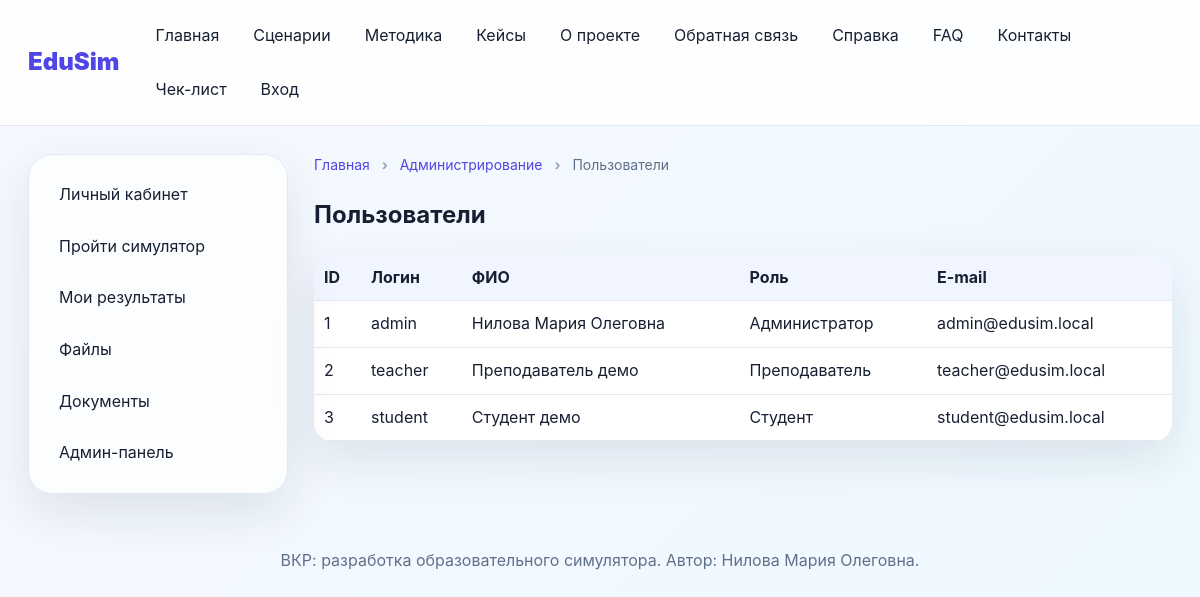
Page /admin/users (signed in) on the committed database.
### tables this page shows
CREATE TABLE users (id INTEGER PRIMARY KEY AUTOINCREMENT, username TEXT UNIQUE NOT NULL, password_hash TEXT NOT NULL, full_name TEXT NOT NULL, email TEXT NOT NULL, role_id INTEGER NOT NULL REFERENCES roles(id), created_at TEXT NOT NULL, is_active INTEGER NOT NULL DEFAULT 1);

CREATE TABLE roles (id INTEGER PRIMARY KEY AUTOINCREMENT, code TEXT UNIQUE NOT NULL, name TEXT NOT NULL, description TEXT NOT NULL);

### edusim/routes_admin.py (the view)
@admin_bp.route('/users')
@roles_required('admin')
def users():
    rows = get_db().execute('SELECT u.*, r.name AS role_name FROM users u JOIN roles r ON r.id=u.role_id ORDER BY u.id').fetchall()
    return render_template('admin/users.html', users=rows, breadcrumbs=[('Главная', '/'), ('Администрирование', url_for('admin.dashboard')), ('Пользователи', None)])

### edusim/database.py (called while the page is built)
def get_db():
    if 'db' not in g:
        path = Path(current_app.config['DATABASE_PATH'])
        path.parent.mkdir(parents=True, exist_ok=True)
        g.db = sqlite3.connect(path)
        g.db.row_factory = sqlite3.Row
    return g.db

### edusim/security.py (called while the page is built)
def current_user():
    user_id = session.get('user_id')
    if not user_id:
        return None
    return get_db().execute('SELECT u.*, r.code AS role_code, r.name AS role_name FROM users u JOIN roles r ON r.id=u.role_id WHERE u.id=?', (user_id,)).fetchone()

def roles_required(*roles):
    def decorator(view):
        @wraps(view)
        def wrapper(*args, **kwargs):
            user = current_user()
            if user is None:
                flash('Для доступа к разделу необходимо войти в систему.', 'warning')
                return redirect(url_for('auth.login'))
            if user['role_code'] not in roles:
                abort(403)
            return view(*args, **kwargs)
        return wrapper
    return decorator

### edusim/templates/admin/users.html
{% extends "base.html" %}{% block content %}<h1>Пользователи</h1><table><tr><th>ID</th><th>Логин</th><th>ФИО</th><th>Роль</th><th>E-mail</th></tr>{% for u in users %}<tr><td>{{ u.id }}</td><td>{{ u.username }}</td><td>{{ u.full_name }}</td><td>{{ u.role_name }}</td><td>{{ u.email }}</td></tr>{% endfor %}</table>{% endblock %}

### edusim/templates/base.html (shortened to what this page needs)
<!doctype html>
<html lang="ru">
<head>
  <link rel="stylesheet" href="{{ url_for('static', filename='css/style.css') }}">
</head>
<body>
<header class="topbar">
  <a class="brand" href="{{ url_for('public.index') }}">EduSim</a>
  <nav class="nav">
    <a href="{{ url_for('public.index') }}">Главная</a>
    <a href="{{ url_for('public.scenarios') }}">Сценарии</a>
    <a href="{{ url_for('public.page', slug='methodology') }}">Методика</a>
    <a href="{{ url_for('public.page', slug='cases') }}">Кейсы</a>
    <a href="{{ url_for('public.page', slug='about') }}">О проекте</a>
    <a href="{{ url_for('public.feedback') }}">Обратная связь</a>
    <a href="{{ url_for('public.page', slug='help') }}">Справка</a>
    <a href="{{ url_for('public.page', slug='faq') }}">FAQ</a>
    <a href="{{ url_for('public.page', slug='contacts') }}">Контакты</a>
    <a href="{{ url_for('public.checklist') }}">Чек-лист</a>
    <a href="{{ url_for('auth.login') }}">Вход</a>
  </nav>
</header>
<main class="layout">
  <aside class="sidebar">
    <a href="{{ url_for('cabinet.dashboard') }}">Личный кабинет</a>
    <a href="{{ url_for('cabinet.simulator') }}">Пройти симулятор</a>
    <a href="{{ url_for('cabinet.attempts') }}">Мои результаты</a>
    <a href="{{ url_for('cabinet.files') }}">Файлы</a>
    <a href="{{ url_for('cabinet.documents') }}">Документы</a>
    <a href="{{ url_for('admin.dashboard') }}">Админ-панель</a>
  </aside>
  <section class="content">
    {% if breadcrumbs %}
    <div class="breadcrumbs">
      {% for label, link in breadcrumbs %}
        {% if link %}<a href="{{ link }}">{{ label }}</a>{% else %}<span>{{ label }}</span>{% endif %}
        {% if not loop.last %}<b>›</b>{% endif %}
      {% endfor %}
    </div>
    {% endif %}
    {% block content %}{% endblock %}
  </section>
</main>
<footer class="footer">ВКР: разработка образовательного симулятора. Автор: {{ author_name }}.</footer>
</body>
</html>

### edusim/static/css/style.css (style rules this page uses)
:root { --bg:#f5f7fb;--card:#ffffff;--text:#172033;--muted:#61708a;--primary:#4f46e5;--primary2:#06b6d4;--danger:#ef4444;--ok:#16a34a;--line:#e4e8f0;--shadow:0 18px 50px rgba(20,28,48,.10) }
* { box-sizing:border-box }
body { margin:0;background:linear-gradient(135deg,#f7f8ff,#eef9ff);color:var(--text);font-family:Inter,system-ui,-apple-system,Segoe UI,Arial,sans-serif;line-height:1.6 }
.topbar { position:sticky;top:0;z-index:10;display:flex;align-items:center;gap:24px;padding:14px 28px;background:rgba(255,255,255,.86);backdrop-filter:blur(18px);border-bottom:1px solid var(--line) }
.brand { font-weight:900;font-size:24px;color:var(--primary);text-decoration:none }
.nav { display:flex;flex-wrap:wrap;gap:10px }
.nav a,.sidebar a { color:var(--text);text-decoration:none;padding:9px 12px;border-radius:12px }
.layout { display:grid;grid-template-columns:260px minmax(0,1fr);gap:26px;max-width:1400px;margin:0 auto;padding:28px }
.sidebar { background:rgba(255,255,255,.72);border:1px solid var(--line);border-radius:24px;padding:18px;height:max-content;position:sticky;top:86px;box-shadow:var(--shadow);display:flex;flex-direction:column;gap:8px }
.content { min-width:0 }
.breadcrumbs { font-size:14px;color:var(--muted);margin-bottom:16px }
.breadcrumbs a { color:var(--primary);text-decoration:none }
.breadcrumbs b { margin:0 8px;color:#94a3b8 }
table { width:100%;border-collapse:collapse;background:#fff;border-radius:18px;overflow:hidden;box-shadow:var(--shadow) }
th,td { padding:12px 14px;border-bottom:1px solid var(--line);text-align:left }
th { background:#f1f5ff }
.footer { text-align:center;padding:26px;color:var(--muted) }
table { width:100%;border-collapse:collapse;margin-top:12px }
th,td { border-bottom:1px solid #e4e7ef;text-align:left;padding:10px;vertical-align:top }

### rows in the picture
users: id "1", username "admin", full_name "Нилова Мария Олеговна", role_name "Администратор", email "admin@edusim.local"
users: id "2", username "teacher", full_name "Преподаватель демо", role_name "Преподаватель", email "teacher@edusim.local"
users: id "3", username "student", full_name "Студент демо", role_name "Студент", email "student@edusim.local"

### other values in the picture
{{ label }} "Главная" "Администрирование"
{{ label }} "Пользователи"
